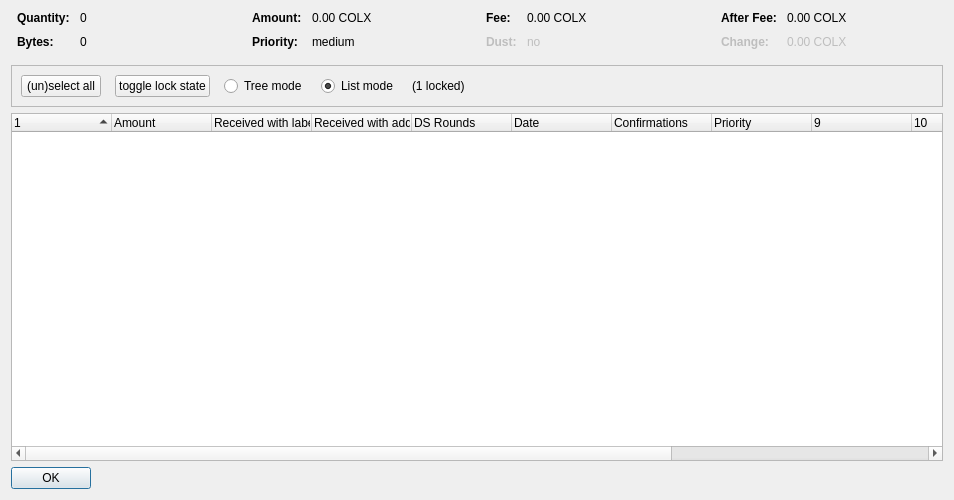
<?xml version="1.0" encoding="UTF-8"?>
<ui version="4.0">
 <class>CoinControlDialog</class>
 <widget class="QDialog" name="CoinControlDialog">
  <property name="geometry">
   <rect>
    <x>0</x>
    <y>0</y>
    <width>954</width>
    <height>500</height>
   </rect>
  </property>
  <property name="windowTitle">
   <string>Coin Selection</string>
  </property>
  <layout class="QVBoxLayout" name="verticalLayout">
   <item>
    <layout class="QHBoxLayout" name="horizontalLayoutTop" stretch="0,0,0,0">
     <property name="topMargin">
      <number>0</number>
     </property>
     <property name="bottomMargin">
      <number>10</number>
     </property>
     <item>
      <layout class="QFormLayout" name="formLayoutCoinControl1">
       <property name="horizontalSpacing">
        <number>10</number>
       </property>
       <property name="verticalSpacing">
        <number>10</number>
       </property>
       <property name="leftMargin">
        <number>6</number>
       </property>
       <property name="rightMargin">
        <number>6</number>
       </property>
       <item row="0" column="0">
        <widget class="QLabel" name="labelCoinControlQuantityText">
         <property name="font">
          <font>
           <weight>75</weight>
           <bold>true</bold>
          </font>
         </property>
         <property name="text">
          <string>Quantity:</string>
         </property>
        </widget>
       </item>
       <item row="0" column="1">
        <widget class="QLabel" name="labelCoinControlQuantity">
         <property name="cursor">
          <cursorShape>IBeamCursor</cursorShape>
         </property>
         <property name="contextMenuPolicy">
          <enum>Qt::ActionsContextMenu</enum>
         </property>
         <property name="text">
          <string notr="true">0</string>
         </property>
         <property name="textInteractionFlags">
          <set>Qt::LinksAccessibleByMouse|Qt::TextSelectableByKeyboard|Qt::TextSelectableByMouse</set>
         </property>
        </widget>
       </item>
       <item row="1" column="0">
        <widget class="QLabel" name="labelCoinControlBytesText">
         <property name="font">
          <font>
           <weight>75</weight>
           <bold>true</bold>
          </font>
         </property>
         <property name="text">
          <string>Bytes:</string>
         </property>
        </widget>
       </item>
       <item row="1" column="1">
        <widget class="QLabel" name="labelCoinControlBytes">
         <property name="cursor">
          <cursorShape>IBeamCursor</cursorShape>
         </property>
         <property name="contextMenuPolicy">
          <enum>Qt::ActionsContextMenu</enum>
         </property>
         <property name="text">
          <string notr="true">0</string>
         </property>
         <property name="textInteractionFlags">
          <set>Qt::LinksAccessibleByMouse|Qt::TextSelectableByKeyboard|Qt::TextSelectableByMouse</set>
         </property>
        </widget>
       </item>
      </layout>
     </item>
     <item>
      <layout class="QFormLayout" name="formLayoutCoinControl2">
       <property name="horizontalSpacing">
        <number>10</number>
       </property>
       <property name="verticalSpacing">
        <number>10</number>
       </property>
       <property name="leftMargin">
        <number>6</number>
       </property>
       <property name="rightMargin">
        <number>6</number>
       </property>
       <item row="0" column="0">
        <widget class="QLabel" name="labelCoinControlAmountText">
         <property name="font">
          <font>
           <weight>75</weight>
           <bold>true</bold>
          </font>
         </property>
         <property name="text">
          <string>Amount:</string>
         </property>
        </widget>
       </item>
       <item row="0" column="1">
        <widget class="QLabel" name="labelCoinControlAmount">
         <property name="cursor">
          <cursorShape>IBeamCursor</cursorShape>
         </property>
         <property name="contextMenuPolicy">
          <enum>Qt::ActionsContextMenu</enum>
         </property>
         <property name="text">
          <string notr="true">0.00 COLX</string>
         </property>
         <property name="textInteractionFlags">
          <set>Qt::LinksAccessibleByMouse|Qt::TextSelectableByKeyboard|Qt::TextSelectableByMouse</set>
         </property>
        </widget>
       </item>
       <item row="1" column="0">
        <widget class="QLabel" name="labelCoinControlPriorityText">
         <property name="font">
          <font>
           <weight>75</weight>
           <bold>true</bold>
          </font>
         </property>
         <property name="text">
          <string>Priority:</string>
         </property>
        </widget>
       </item>
       <item row="1" column="1">
        <widget class="QLabel" name="labelCoinControlPriority">
         <property name="cursor">
          <cursorShape>IBeamCursor</cursorShape>
         </property>
         <property name="contextMenuPolicy">
          <enum>Qt::ActionsContextMenu</enum>
         </property>
         <property name="text">
          <string>medium</string>
         </property>
         <property name="textInteractionFlags">
          <set>Qt::LinksAccessibleByMouse|Qt::TextSelectableByKeyboard|Qt::TextSelectableByMouse</set>
         </property>
        </widget>
       </item>
      </layout>
     </item>
     <item>
      <layout class="QFormLayout" name="formLayoutCoinControl3">
       <property name="horizontalSpacing">
        <number>10</number>
       </property>
       <property name="verticalSpacing">
        <number>10</number>
       </property>
       <property name="leftMargin">
        <number>6</number>
       </property>
       <property name="rightMargin">
        <number>6</number>
       </property>
       <item row="0" column="0">
        <widget class="QLabel" name="labelCoinControlFeeText">
         <property name="font">
          <font>
           <weight>75</weight>
           <bold>true</bold>
          </font>
         </property>
         <property name="text">
          <string>Fee:</string>
         </property>
        </widget>
       </item>
       <item row="0" column="1">
        <widget class="QLabel" name="labelCoinControlFee">
         <property name="cursor">
          <cursorShape>IBeamCursor</cursorShape>
         </property>
         <property name="contextMenuPolicy">
          <enum>Qt::ActionsContextMenu</enum>
         </property>
         <property name="text">
          <string notr="true">0.00 COLX</string>
         </property>
         <property name="textInteractionFlags">
          <set>Qt::LinksAccessibleByMouse|Qt::TextSelectableByKeyboard|Qt::TextSelectableByMouse</set>
         </property>
        </widget>
       </item>
       <item row="1" column="0">
        <widget class="QLabel" name="labelCoinControlLowOutputText">
         <property name="enabled">
          <bool>false</bool>
         </property>
         <property name="font">
          <font>
           <weight>75</weight>
           <bold>true</bold>
          </font>
         </property>
         <property name="text">
          <string>Dust:</string>
         </property>
        </widget>
       </item>
       <item row="1" column="1">
        <widget class="QLabel" name="labelCoinControlLowOutput">
         <property name="enabled">
          <bool>false</bool>
         </property>
         <property name="cursor">
          <cursorShape>IBeamCursor</cursorShape>
         </property>
         <property name="contextMenuPolicy">
          <enum>Qt::ActionsContextMenu</enum>
         </property>
         <property name="text">
          <string>no</string>
         </property>
         <property name="textInteractionFlags">
          <set>Qt::LinksAccessibleByMouse|Qt::TextSelectableByKeyboard|Qt::TextSelectableByMouse</set>
         </property>
        </widget>
       </item>
      </layout>
     </item>
     <item>
      <layout class="QFormLayout" name="formLayoutCoinControl4">
       <property name="horizontalSpacing">
        <number>10</number>
       </property>
       <property name="verticalSpacing">
        <number>10</number>
       </property>
       <property name="leftMargin">
        <number>6</number>
       </property>
       <property name="rightMargin">
        <number>6</number>
       </property>
       <item row="0" column="0">
        <widget class="QLabel" name="labelCoinControlAfterFeeText">
         <property name="font">
          <font>
           <weight>75</weight>
           <bold>true</bold>
          </font>
         </property>
         <property name="text">
          <string>After Fee:</string>
         </property>
        </widget>
       </item>
       <item row="0" column="1">
        <widget class="QLabel" name="labelCoinControlAfterFee">
         <property name="cursor">
          <cursorShape>IBeamCursor</cursorShape>
         </property>
         <property name="contextMenuPolicy">
          <enum>Qt::ActionsContextMenu</enum>
         </property>
         <property name="text">
          <string notr="true">0.00 COLX</string>
         </property>
         <property name="textInteractionFlags">
          <set>Qt::LinksAccessibleByMouse|Qt::TextSelectableByKeyboard|Qt::TextSelectableByMouse</set>
         </property>
        </widget>
       </item>
       <item row="1" column="0">
        <widget class="QLabel" name="labelCoinControlChangeText">
         <property name="enabled">
          <bool>false</bool>
         </property>
         <property name="font">
          <font>
           <weight>75</weight>
           <bold>true</bold>
          </font>
         </property>
         <property name="text">
          <string>Change:</string>
         </property>
        </widget>
       </item>
       <item row="1" column="1">
        <widget class="QLabel" name="labelCoinControlChange">
         <property name="enabled">
          <bool>false</bool>
         </property>
         <property name="cursor">
          <cursorShape>IBeamCursor</cursorShape>
         </property>
         <property name="contextMenuPolicy">
          <enum>Qt::ActionsContextMenu</enum>
         </property>
         <property name="text">
          <string notr="true">0.00 COLX</string>
         </property>
         <property name="textInteractionFlags">
          <set>Qt::LinksAccessibleByMouse|Qt::TextSelectableByKeyboard|Qt::TextSelectableByMouse</set>
         </property>
        </widget>
       </item>
      </layout>
     </item>
    </layout>
   </item>
   <item>
    <widget class="QFrame" name="frame">
     <property name="minimumSize">
      <size>
       <width>0</width>
       <height>40</height>
      </size>
     </property>
     <property name="frameShape">
      <enum>QFrame::StyledPanel</enum>
     </property>
     <property name="frameShadow">
      <enum>QFrame::Sunken</enum>
     </property>
     <layout class="QHBoxLayout" name="horizontalLayout">
      <item>
       <layout class="QHBoxLayout" name="horizontalLayoutPanel" stretch="0,0,0,0,0,0">
        <property name="spacing">
         <number>14</number>
        </property>
        <item>
         <widget class="QPushButton" name="pushButtonSelectAll">
          <property name="sizePolicy">
           <sizepolicy hsizetype="Maximum" vsizetype="Fixed">
            <horstretch>0</horstretch>
            <verstretch>0</verstretch>
           </sizepolicy>
          </property>
          <property name="text">
           <string>(un)select all</string>
          </property>
          <property name="autoDefault">
           <bool>false</bool>
          </property>
         </widget>
        </item>
        <item>
         <widget class="QPushButton" name="pushButtonToggleLock">
          <property name="sizePolicy">
           <sizepolicy hsizetype="Maximum" vsizetype="Fixed">
            <horstretch>0</horstretch>
            <verstretch>0</verstretch>
           </sizepolicy>
          </property>
          <property name="text">
           <string>toggle lock state</string>
          </property>
          <property name="autoDefault">
           <bool>false</bool>
          </property>
         </widget>
        </item>
        <item>
         <widget class="QRadioButton" name="radioTreeMode">
          <property name="sizePolicy">
           <sizepolicy hsizetype="Maximum" vsizetype="Fixed">
            <horstretch>0</horstretch>
            <verstretch>0</verstretch>
           </sizepolicy>
          </property>
          <property name="text">
           <string>Tree mode</string>
          </property>
         </widget>
        </item>
        <item>
         <widget class="QRadioButton" name="radioListMode">
          <property name="sizePolicy">
           <sizepolicy hsizetype="Maximum" vsizetype="Fixed">
            <horstretch>0</horstretch>
            <verstretch>0</verstretch>
           </sizepolicy>
          </property>
          <property name="text">
           <string>List mode</string>
          </property>
          <property name="checked">
           <bool>true</bool>
          </property>
         </widget>
        </item>
        <item>
         <widget class="QLabel" name="labelLocked">
          <property name="text">
           <string>(1 locked)</string>
          </property>
         </widget>
        </item>
        <item>
         <spacer name="horizontalSpacer">
          <property name="orientation">
           <enum>Qt::Horizontal</enum>
          </property>
          <property name="sizeHint" stdset="0">
           <size>
            <width>40</width>
            <height>20</height>
           </size>
          </property>
         </spacer>
        </item>
       </layout>
      </item>
     </layout>
    </widget>
   </item>
   <item>
    <widget class="CoinControlTreeWidget" name="treeWidget">
     <property name="contextMenuPolicy">
      <enum>Qt::CustomContextMenu</enum>
     </property>
     <property name="sortingEnabled">
      <bool>false</bool>
     </property>
     <property name="columnCount">
      <number>13</number>
     </property>
     <attribute name="headerShowSortIndicator" stdset="0">
      <bool>true</bool>
     </attribute>
     <attribute name="headerStretchLastSection">
      <bool>false</bool>
     </attribute>
     <column>
      <property name="text">
       <string/>
      </property>
     </column>
     <column>
      <property name="text">
       <string>Amount</string>
      </property>
     </column>
     <column>
      <property name="text">
       <string>Received with label</string>
      </property>
     </column>
     <column>
      <property name="text">
       <string>Received with address</string>
      </property>
     </column>
     <column>
      <property name="text">
       <string>DS Rounds</string>
      </property>
     </column>
     <column>
      <property name="text">
       <string>Date</string>
      </property>
     </column>
     <column>
      <property name="text">
       <string>Confirmations</string>
      </property>
      <property name="toolTip">
       <string>Confirmed</string>
      </property>
     </column>
     <column>
      <property name="text">
       <string>Priority</string>
      </property>
     </column>
     <column>
      <property name="text">
       <string/>
      </property>
     </column>
     <column>
      <property name="text">
       <string/>
      </property>
     </column>
     <column>
      <property name="text">
       <string/>
      </property>
     </column>
     <column>
      <property name="text">
       <string/>
      </property>
     </column>
     <column>
      <property name="text">
       <string/>
      </property>
     </column>
    </widget>
   </item>
   <item>
    <widget class="QDialogButtonBox" name="buttonBox">
     <property name="sizePolicy">
      <sizepolicy hsizetype="Maximum" vsizetype="Fixed">
       <horstretch>0</horstretch>
       <verstretch>0</verstretch>
      </sizepolicy>
     </property>
     <property name="orientation">
      <enum>Qt::Horizontal</enum>
     </property>
     <property name="standardButtons">
      <set>QDialogButtonBox::Ok</set>
     </property>
    </widget>
   </item>
  </layout>
 </widget>
 <customwidgets>
  <customwidget>
   <class>CoinControlTreeWidget</class>
   <extends>QTreeWidget</extends>
   <header>coincontroltreewidget.h</header>
  </customwidget>
 </customwidgets>
 <resources/>
 <connections/>
</ui>
